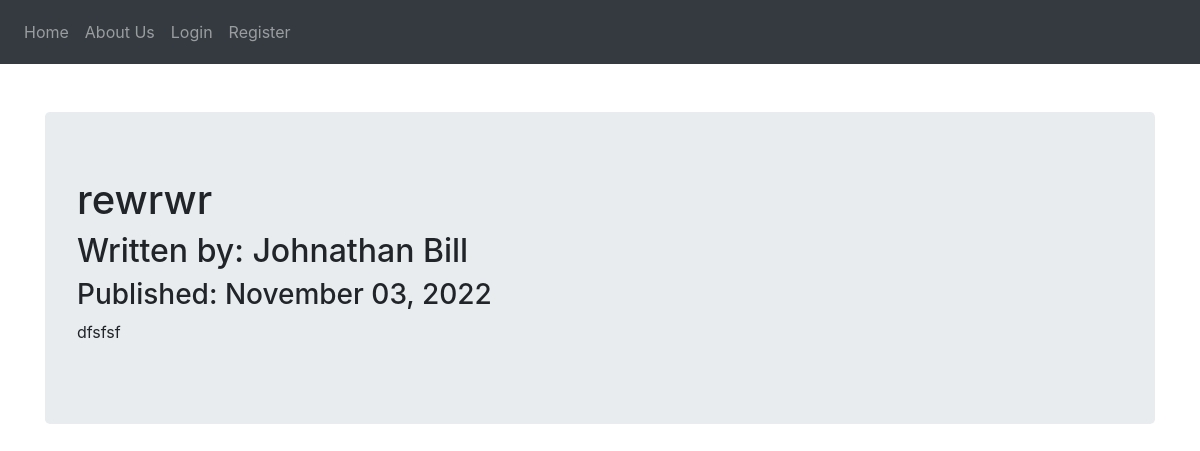
The page /10 on the database its author committed.
### puppycompanyblog/models.py (models this page shows, shortened)
class BlogPost(db.Model):
    users = db.relationship(User)
    id = db.Column(db.Integer, primary_key=True)
    user_id = db.Column(db.Integer, db.ForeignKey('users.id'), nullable=False)
    date = db.Column(db.DateTime, nullable=False, default=datetime.utcnow)
    title = db.Column(db.String(140), nullable=False)
    text = db.Column(db.Text, nullable=False)

class User(db.Model, UserMixin):
    __tablename__ = 'users'
    id = db.Column(db.Integer, primary_key = True)
    profile_image = db.Column(db.String(20), nullable=False, default='default_profile.png')
    email = db.Column(db.String(64), unique=True, index=True)
    username = db.Column(db.String(64), unique=True, index=True)
    password_hash = db.Column(db.String(128))
    posts = db.relationship('BlogPost', backref='author', lazy=True)

### puppycompanyblog/users/views.py (the view)
@users.route("/<username>")
def user_posts(username):
    page = request.args.get('page', 1, type=int)
    user = User.query.filter_by(username=username).first_or_404()
    blog_posts = BlogPost.query.filter_by(author=user).order_by(BlogPost.date.desc()).paginate(page=page, per_page=5)
    return render_template('user_blog_posts.html', blog_posts=blog_posts, user=user)

### puppycompanyblog/blog_posts/views.py (called while the page is built)
@blog_posts.route('/<int:blog_post_id>')
def blog_post(blog_post_id):
    blog_post = BlogPost.query.get_or_404(blog_post_id)
    return render_template('blog_post.html',title=blog_post.title,
                            date=blog_post.date,post=blog_post
    )

### puppycompanyblog/templates/blog_post.html (shortened to what this page needs)
{% extends "base.html" %}
{% block content %}
<br><br>
<div class="jumbotron">
  <h1>{{ post.title }}</h1>
  <h2>Written by: {{post.author.username}}</h2>
  <h3>Published: {{ post.date.strftime('%B %d, %Y') }}</h3>
  <p>{{post.text}}</p>
</div>
{% endblock content %}

### rows shown on the page
BlogPost: title "rewrwr", date "November 03, 2022", text "dfsfsf"
User: author.username "Johnathan Bill"
